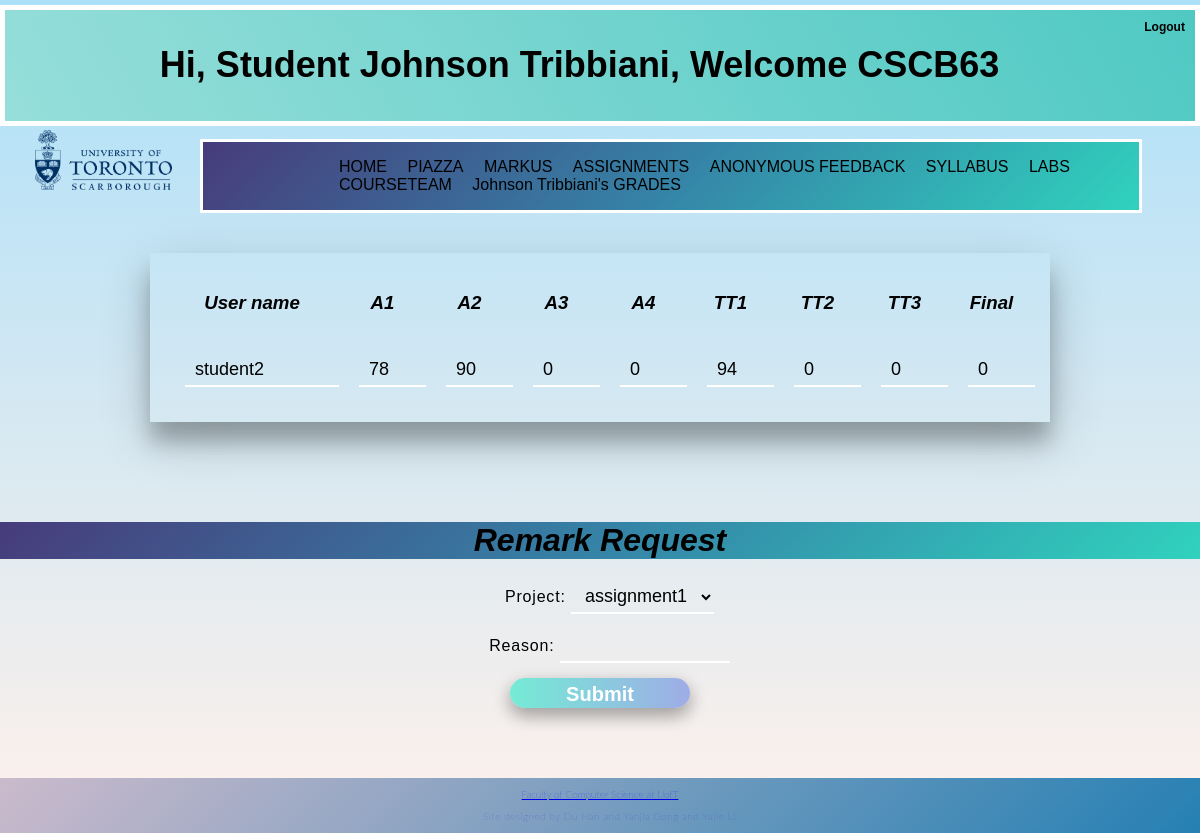
The page /StudentGrades (signed in) on the database its author committed.
### tables this page shows
CREATE TABLE "grades" (
	"username"	TEXT,
	"assignment1"	INTEGER,
	"assignment2"	INTEGER,
	"assignment3"	INTEGER,
	"assignment4"	INTEGER,
	"termtest1"	INTEGER,
	"termtest2"	INTEGER,
	"termtest3"	INTEGER,
	"finalexam"	INTEGER,
	PRIMARY KEY("username")
);

### app.py (the view)
@app.route('/StudentGrades', methods=['GET', 'POST'])
def studentgrades():
    if session['role'] == 1:
        return render_template('error.html',
                               message="You are not allowed to visit this page")
    if 'username' not in session:
        return redirect(url_for('login'))
    if request.method == 'POST':
        username = session['username']
        db = get_db()
        if request.form['project'] == '':
            return render_template('error.html',
                                   message="Please choose a project")
        project = request.form['project']
        if request.form['reason'] == '':
            return render_template('error.html', message="Please give a reason")
        reason = request.form['reason']
        sql = "SELECT * FROM remarkrequest"
        results = query_db(sql, args=(), one=False)
        for result in results:
            if result[0] == session['username']:
                if result[1] == project:
                    return render_template('error.html',
                                           message="You can only submit one request for each project")
        insert2 = "INSERT INTO remarkrequest (username, project, reason) " + \
                  "VALUES ('" + username + "','" + project + "','" + reason + "');"
        query_db(insert2)
        db.commit()
        db.close()
        return redirect(url_for('studentgrades'))
    else:
        username = session['username']
        sql2 = "SELECT * FROM grades WHERE username = '"  + username + "';"
        result = query_db(sql2, args=(), one=True)
        return render_template("studentgrades.html", name=session['name'],
                               role=session['role'], result=result)

### app.py (called while the page is built)
def get_db():
    db = getattr(g, '_database', None)
    if db is None:
        db = g._database = sqlite3.connect(DATABASE)
    return db

def query_db(query, args=(), one=False):
    cur = get_db().execute(query, args)
    rv = cur.fetchall()
    cur.close()
    return (rv[0] if rv else None) if one else rv

@app.teardown_appcontext
def close_connection(exception):
    db = getattr(g, '_database', None)
    if db is not None:
        db.close()

### templates/studentgrades.html (shortened to what this page needs)
<!DOCTYPE html>
<html lang="en" dir="ltr">
  <head>
    <link rel="stylesheet" type="text/css" href="{{ url_for('static',filename = 'css/template.css') }}">
  </head>
  <body>
    {% extends "index.html" %}
    {% block content %}
    <div class="allgrades">
        <div class = "sgrid-container">
            <div class ="gtitle">
                <h3> User name</h3>
            </div>
            <div class="gtitle">
                <h3>A1</h3>
            </div>
            <div class="gtitle">
                <h3>A2</h3>
            </div>
            <div class="gtitle">
                <h3>A3</h3>
            </div>
            <div class="gtitle">
                <h3>A4</h3>
            </div>
            <div class="gtitle">
                <h3>TT1</h3>
            </div>
            <div class="gtitle">
                <h3>TT2</h3>
            </div>
            <div class="gtitle">
                <h3>TT3</h3>
            </div>
            <div class="gtitle">
                <h3>Final</h3>
            </div>
            <div class="Grades" >
                <form action = "/studentgrades" method = "post">
                    <div class="grades">
                        <input type = "text" name="username"disabled="disabled" value="{{result[0]}}">
                    </div>
            </form>
            </div>
            <div class="Grades" >
                <form action = "/studentgrades" method = "post">
                    <div class="grades">
                        <input type = "text" name="name"disabled="disabled" value="{{result[1]}}">
                    </div>
            </form>
            </div>
            <div class="Grades" >
                <form action = "/studentgrades" method = "post">
                    <div class="grades">
                        <input type = "text" name="a1"disabled="disabled" value="{{result[2]}}">
                    </div>
            </form>
            </div>
            <div class="Grades" >
                <form action = "/studentgrades" method = "post">
                    <div class="grades">
                        <input type = "text" name="a2"disabled="disabled" value="{{result[3]}}">
                    </div>
            </form>
            </div>
            <div class="Grades" >
                <form action = "/studentgrades" method = "post">
                    <div class="grades">
                        <input type = "text" name="a3"disabled="disabled" value="{{result[4]}}">
                    </div>
            </form>
            </div>
            <div class="Grades" >
                <form action = "/studentgrades" method = "post">
                    <div class="grades">
                        <input type = "text" name="a4"disabled="disabled" value="{{result[5]}}">
                    </div>
            </form>
            </div>
            <div class="Grades" >
                <form action = "/studentgrades" method = "post">
                    <div class="grades">
                        <input type = "text" name="tt1"disabled="disabled" value="{{result[6]}}">
                    </div>
            </form>
            </div>
            <div class="Grades" >
                <form action = "/studentgrades" method = "post">
                    <div class="grades">
                        <input type = "text" name="tt2"disabled="disabled" value="{{result[7]}}">
                    </div>
            </form>
            </div>
            <div class="Grades" >
                <form action = "/studentgrades" method = "post">
                    <div class="grades">
                        <input type = "text" name="tt3"disabled="disabled" value="{{result[8]}}">
                    </div>
            </form>
            </div>
      </div>
      <h1>Remark Request</h1>
        <div class = "gradeeditor">
      <form method="post" onsubmit="return sumbit_sure()">
        <p>Project: <select name="project">
						<option value="assignment1">assignment1</option>
                    </select>
        <p>Reason: <input type=text name=reason><br>
        <input id = "button" type=submit value=Submit>
        </form>
        </div>
      {% endblock %}

### static/css/template.css (style rules this page uses)
body { min-height:100vh; margin: 0; font-family:Arial; background-image: linear-gradient(to top, #fff1eb 0%, #ace0f9 100%); padding:0; height:100%; display: grid; grid-template-rows:1fr auto; }
p { text-indent:0.5cm; letter-spacing:0.05em; }
h3 { margin-bottom:-10px; }
.sgrid-container { margin-top:40px; margin-right:150px; margin-left:150px; display:grid; grid-row-gap: 10px; grid-template-columns:2fr 1fr 1fr 1fr; padding:10px; box-shadow: 0 20px 20px 0 rgba(0,0,0,0.24), 1px 17px 50px 0 rgba(0,0,0,0.19); }
.Grades { min-width:10%; border-style:hidden; text-align: center; padding:20px; overflow:hidden; }
.Grades input { width: 150px; font-size: 18px; border: 0; border-bottom: 2px solid#fff; padding: 5px 10px; background:#ffffff00; color:black; outline: none; }
.gtitle { margin-top: -5px; min-width:10%; border-style:hidden; text-align:center; padding:10px; overflow:auto; font-style: italic; padding-bottom: 10px; }
.allgrades h1 { font-style: italic; text-align:center; background-image: linear-gradient(-225deg, #473B7B 0%, #3584A7 51%, #30D2BE 100%); }
.gradeeditor { text-align:center; }
.gradeeditor #button { margin-top: 15px; width: 180px; height: 30px; font-size: 20px; font-weight: 700; color: #fff; background:linear-gradient(to right, #74ebd5 0%, #9face6 100%); border: 0; border-radius: 15px; -webkit-transition-duration: 0.4s; transition-duration: 0.4s; cursor:grab; box-shadow: 0 8px 16px 0 rgba(0,0,0,0.2), 0 6px 20px 0 rgba(0,0,0,0.19); overflow: hidden; outline: none; }
.gradeeditor input { width: 150px; font-size: 18px; border: 0; border-bottom: 2px solid#fff; padding: 5px 10px; background:#ffffff00; color:black; outline: none; }
.gradeeditor select { font-size: 18px; border: 0; border-bottom: 2px solid#fff; padding: 5px 10px; background:#ffffff00; outline: none; }
.sgrid-container { margin-top:40px; margin-right:150px; margin-left:150px; margin-bottom: 100px; display:grid; grid-row-gap: 20px; grid-template-columns:2fr 1fr 1fr 1fr 1fr 1fr 1fr 1fr 1fr; padding:15px; box-shadow: 0 20px 20px 0 rgba(0,0,0,0.24), 1px 17px 50px 0 rgba(0,0,0,0.19); }

### rows shown on the page
grades: username "student2", name "78", a1 "90", a2 "0", a3 "0", a4 "94", tt1 "0", tt2 "0", tt3 "0"

### other values the page prints
{{ name }} "Johnson Tribbiani"
